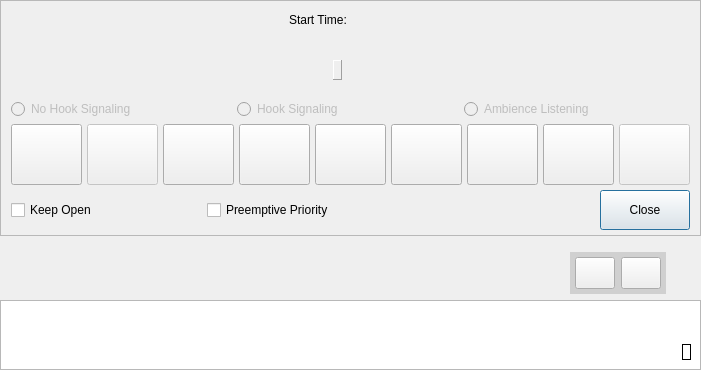
<?xml version="1.0" encoding="UTF-8"?>
<ui version="4.0">
 <class>CallWindow</class>
 <widget class="QDialog" name="CallWindow">
  <property name="geometry">
   <rect>
    <x>0</x>
    <y>0</y>
    <width>701</width>
    <height>341</height>
   </rect>
  </property>
  <property name="windowTitle">
   <string>Call</string>
  </property>
  <property name="windowIcon">
   <iconset resource="Resources.qrc">
    <normaloff>:/Images/images/icon_main.png</normaloff>:/Images/images/icon_main.png</iconset>
  </property>
  <property name="autoFillBackground">
   <bool>false</bool>
  </property>
  <layout class="QGridLayout" name="gridLayout" rowstretch="0,1,1,0">
   <property name="sizeConstraint">
    <enum>QLayout::SetMinimumSize</enum>
   </property>
   <property name="leftMargin">
    <number>0</number>
   </property>
   <property name="topMargin">
    <number>0</number>
   </property>
   <property name="rightMargin">
    <number>0</number>
   </property>
   <property name="bottomMargin">
    <number>0</number>
   </property>
   <item row="2" column="0" rowspan="2" colspan="2">
    <layout class="QVBoxLayout" name="videoVLayout" stretch="0">
     <item>
      <widget class="QGraphicsView" name="videoView">
       <property name="visible">
        <bool>false</bool>
       </property>
       <property name="verticalScrollBarPolicy">
        <enum>Qt::ScrollBarAlwaysOff</enum>
       </property>
       <property name="horizontalScrollBarPolicy">
        <enum>Qt::ScrollBarAlwaysOff</enum>
       </property>
       <property name="sizeAdjustPolicy">
        <enum>QAbstractScrollArea::AdjustToContents</enum>
       </property>
       <property name="backgroundBrush">
        <brush brushstyle="SolidPattern">
         <color alpha="255">
          <red>80</red>
          <green>80</green>
          <blue>80</blue>
         </color>
        </brush>
       </property>
       <property name="interactive">
        <bool>false</bool>
       </property>
      </widget>
     </item>
    </layout>
   </item>
   <item row="3" column="1">
    <layout class="QVBoxLayout" name="previewVLayout">
     <property name="leftMargin">
      <number>0</number>
     </property>
     <property name="rightMargin">
      <number>10</number>
     </property>
     <property name="bottomMargin">
      <number>10</number>
     </property>
     <item>
      <widget class="QLabel" name="previewLabel">
       <property name="visible">
        <bool>false</bool>
       </property>
       <property name="frameShape">
        <enum>QFrame::Box</enum>
       </property>
      </widget>
     </item>
    </layout>
   </item>
   <item row="0" column="0" colspan="2">
    <widget class="QFrame" name="callFrame">
     <property name="frameShape">
      <enum>QFrame::StyledPanel</enum>
     </property>
     <property name="frameShadow">
      <enum>QFrame::Raised</enum>
     </property>
     <layout class="QVBoxLayout" name="verticalLayout">
      <property name="spacing">
       <number>0</number>
      </property>
      <property name="leftMargin">
       <number>0</number>
      </property>
      <property name="topMargin">
       <number>0</number>
      </property>
      <property name="rightMargin">
       <number>0</number>
      </property>
      <property name="bottomMargin">
       <number>0</number>
      </property>
      <item>
       <widget class="QFrame" name="callDetailsFrame">
        <layout class="QVBoxLayout" name="callDetailsVLayout">
         <property name="spacing">
          <number>5</number>
         </property>
         <item>
          <layout class="QHBoxLayout" name="timeHLayout">
           <property name="spacing">
            <number>5</number>
           </property>
           <item>
            <spacer name="timeHSpacer1">
             <property name="orientation">
              <enum>Qt::Horizontal</enum>
             </property>
             <property name="sizeHint" stdset="0">
              <size>
               <width>40</width>
               <height>20</height>
              </size>
             </property>
            </spacer>
           </item>
           <item>
            <widget class="QLabel" name="startLabel">
             <property name="text">
              <string>Start Time:</string>
             </property>
            </widget>
           </item>
           <item>
            <widget class="QLabel" name="startTimeLabel">
             <property name="text">
              <string/>
             </property>
            </widget>
           </item>
           <item>
            <spacer name="timeHSpacer2">
             <property name="orientation">
              <enum>Qt::Horizontal</enum>
             </property>
             <property name="sizeType">
              <enum>QSizePolicy::Maximum</enum>
             </property>
             <property name="sizeHint" stdset="0">
              <size>
               <width>30</width>
               <height>20</height>
              </size>
             </property>
            </spacer>
           </item>
           <item>
            <widget class="QLabel" name="durationLabel">
             <property name="toolTip">
              <string>Duration</string>
             </property>
             <property name="pixmap">
              <pixmap resource="Resources.qrc">:/Images/images/icon_timer.png</pixmap>
             </property>
             <property name="scaledContents">
              <bool>true</bool>
             </property>
            </widget>
           </item>
           <item>
            <widget class="QLabel" name="timeDurationLabel">
             <property name="text">
              <string/>
             </property>
             <property name="alignment">
              <set>Qt::AlignCenter</set>
             </property>
            </widget>
           </item>
           <item>
            <spacer name="timeHSpacer3">
             <property name="orientation">
              <enum>Qt::Horizontal</enum>
             </property>
             <property name="sizeHint" stdset="0">
              <size>
               <width>40</width>
               <height>20</height>
              </size>
             </property>
            </spacer>
           </item>
          </layout>
         </item>
         <item>
          <layout class="QHBoxLayout" name="callDetailsHLayout">
           <item>
            <spacer name="callDetailsHSpacer1">
             <property name="orientation">
              <enum>Qt::Horizontal</enum>
             </property>
             <property name="sizeHint" stdset="0">
              <size>
               <width>40</width>
               <height>20</height>
              </size>
             </property>
            </spacer>
           </item>
           <item>
            <widget class="QLabel" name="callingPartyLabel">
             <property name="text">
              <string/>
             </property>
             <property name="alignment">
              <set>Qt::AlignCenter</set>
             </property>
            </widget>
           </item>
           <item>
            <spacer name="callDetailsHSpacer2">
             <property name="orientation">
              <enum>Qt::Horizontal</enum>
             </property>
             <property name="sizeType">
              <enum>QSizePolicy::Maximum</enum>
             </property>
             <property name="sizeHint" stdset="0">
              <size>
               <width>15</width>
               <height>20</height>
              </size>
             </property>
            </spacer>
           </item>
           <item>
            <widget class="QLabel" name="arrowLabel">
             <property name="maximumSize">
              <size>
               <width>100</width>
               <height>20</height>
              </size>
             </property>
             <property name="frameShape">
              <enum>QFrame::NoFrame</enum>
             </property>
             <property name="frameShadow">
              <enum>QFrame::Plain</enum>
             </property>
             <property name="text">
              <string/>
             </property>
             <property name="pixmap">
              <pixmap resource="Resources.qrc">:/Images/images/icon_arrow.png</pixmap>
             </property>
             <property name="scaledContents">
              <bool>true</bool>
             </property>
            </widget>
           </item>
           <item>
            <spacer name="callDetailsHSpacer3">
             <property name="orientation">
              <enum>Qt::Horizontal</enum>
             </property>
             <property name="sizeType">
              <enum>QSizePolicy::Maximum</enum>
             </property>
             <property name="sizeHint" stdset="0">
              <size>
               <width>15</width>
               <height>20</height>
              </size>
             </property>
            </spacer>
           </item>
           <item>
            <widget class="QLabel" name="calledIcon">
             <property name="maximumSize">
              <size>
               <width>25</width>
               <height>25</height>
              </size>
             </property>
             <property name="text">
              <string/>
             </property>
             <property name="pixmap">
              <pixmap resource="Resources.qrc">:/Images/images/icon_mobile.png</pixmap>
             </property>
             <property name="scaledContents">
              <bool>true</bool>
             </property>
            </widget>
           </item>
           <item>
            <widget class="QLabel" name="calledPartyLabel">
             <property name="text">
              <string/>
             </property>
             <property name="alignment">
              <set>Qt::AlignCenter</set>
             </property>
            </widget>
           </item>
           <item>
            <spacer name="callDetailsHSpacer4">
             <property name="orientation">
              <enum>Qt::Horizontal</enum>
             </property>
             <property name="sizeHint" stdset="0">
              <size>
               <width>40</width>
               <height>20</height>
              </size>
             </property>
            </spacer>
           </item>
          </layout>
         </item>
         <item>
          <layout class="QHBoxLayout" name="callHlayout">
           <item>
            <spacer name="callHSpacer1">
             <property name="orientation">
              <enum>Qt::Horizontal</enum>
             </property>
             <property name="sizeType">
              <enum>QSizePolicy::Expanding</enum>
             </property>
             <property name="sizeHint" stdset="0">
              <size>
               <width>40</width>
               <height>20</height>
              </size>
             </property>
            </spacer>
           </item>
           <item>
            <widget class="QLabel" name="txPartyIconLabel">
             <property name="maximumSize">
              <size>
               <width>25</width>
               <height>25</height>
              </size>
             </property>
             <property name="text">
              <string/>
             </property>
             <property name="pixmap">
              <pixmap resource="Resources.qrc">:/Images/images/icon_mobile.png</pixmap>
             </property>
             <property name="scaledContents">
              <bool>true</bool>
             </property>
            </widget>
           </item>
           <item>
            <widget class="QLabel" name="txPartyLabel">
             <property name="maximumSize">
              <size>
               <width>16777215</width>
               <height>25</height>
              </size>
             </property>
             <property name="frameShape">
              <enum>QFrame::Panel</enum>
             </property>
             <property name="frameShadow">
              <enum>QFrame::Raised</enum>
             </property>
             <property name="text">
              <string/>
             </property>
            </widget>
           </item>
           <item>
            <widget class="QFrame" name="statFrame">
             <property name="visible">
              <bool>false</bool>
             </property>
             <property name="leftMargin" stdset="0">
              <number>0</number>
             </property>
             <property name="topMargin" stdset="0">
              <number>0</number>
             </property>
             <property name="rightMargin" stdset="0">
              <number>0</number>
             </property>
             <property name="bottomMargin" stdset="0">
              <number>0</number>
             </property>
             <layout class="QHBoxLayout" name="statHLayout">
              <property name="spacing">
               <number>10</number>
              </property>
              <property name="leftMargin">
               <number>10</number>
              </property>
              <property name="topMargin">
               <number>0</number>
              </property>
              <property name="rightMargin">
               <number>0</number>
              </property>
              <property name="bottomMargin">
               <number>0</number>
              </property>
              <item>
               <widget class="QLabel" name="audStatLabel">
                <property name="text">
                 <string/>
                </property>
               </widget>
              </item>
              <item>
               <widget class="QLabel" name="vidStatLabel">
                <property name="text">
                 <string/>
                </property>
               </widget>
              </item>
             </layout>
            </widget>
           </item>
           <item>
            <spacer name="callHSpacer2">
             <property name="orientation">
              <enum>Qt::Horizontal</enum>
             </property>
             <property name="sizeType">
              <enum>QSizePolicy::Expanding</enum>
             </property>
             <property name="sizeHint" stdset="0">
              <size>
               <width>40</width>
               <height>20</height>
              </size>
             </property>
            </spacer>
           </item>
          </layout>
         </item>
        </layout>
       </widget>
      </item>
      <item>
       <layout class="QHBoxLayout" name="otherCallHLayout">
        <property name="sizeConstraint">
         <enum>QLayout::SetFixedSize</enum>
        </property>
        <property name="leftMargin">
         <number>10</number>
        </property>
        <property name="topMargin">
         <number>10</number>
        </property>
        <property name="rightMargin">
         <number>10</number>
        </property>
        <item>
         <widget class="QRadioButton" name="noHook">
          <property name="enabled">
           <bool>false</bool>
          </property>
          <property name="text">
           <string>No Hook Signaling</string>
          </property>
          <attribute name="buttonGroup">
           <string notr="true">categoryGroup</string>
          </attribute>
         </widget>
        </item>
        <item>
         <widget class="QRadioButton" name="hook">
          <property name="enabled">
           <bool>false</bool>
          </property>
          <property name="text">
           <string>Hook Signaling</string>
          </property>
          <attribute name="buttonGroup">
           <string notr="true">categoryGroup</string>
          </attribute>
         </widget>
        </item>
        <item>
         <widget class="QRadioButton" name="ambience">
          <property name="enabled">
           <bool>false</bool>
          </property>
          <property name="text">
           <string>Ambience Listening</string>
          </property>
          <attribute name="buttonGroup">
           <string notr="true">categoryGroup</string>
          </attribute>
         </widget>
        </item>
       </layout>
      </item>
      <item>
       <layout class="QHBoxLayout" name="buttonHLayout">
        <property name="spacing">
         <number>5</number>
        </property>
        <property name="leftMargin">
         <number>10</number>
        </property>
        <property name="topMargin">
         <number>5</number>
        </property>
        <property name="rightMargin">
         <number>10</number>
        </property>
        <item>
         <widget class="QToolButton" name="videoButton">
          <property name="enabled">
           <bool>true</bool>
          </property>
          <property name="sizePolicy">
           <sizepolicy hsizetype="Preferred" vsizetype="Fixed">
            <horstretch>0</horstretch>
            <verstretch>0</verstretch>
           </sizepolicy>
          </property>
          <property name="minimumSize">
           <size>
            <width>62</width>
            <height>61</height>
           </size>
          </property>
          <property name="visible">
           <bool>false</bool>
          </property>
          <property name="toolTip">
           <string>Video Call</string>
          </property>
          <property name="icon">
           <iconset resource="Resources.qrc">
            <normaloff>:/Images/images/icon_video.png</normaloff>:/Images/images/icon_video.png</iconset>
          </property>
          <property name="iconSize">
           <size>
            <width>55</width>
            <height>55</height>
           </size>
          </property>
         </widget>
        </item>
        <item>
         <widget class="QToolButton" name="listenButton">
          <property name="enabled">
           <bool>false</bool>
          </property>
          <property name="sizePolicy">
           <sizepolicy hsizetype="Preferred" vsizetype="Fixed">
            <horstretch>0</horstretch>
            <verstretch>0</verstretch>
           </sizepolicy>
          </property>
          <property name="minimumSize">
           <size>
            <width>62</width>
            <height>61</height>
           </size>
          </property>
          <property name="toolTip">
           <string>Listen</string>
          </property>
          <property name="icon">
           <iconset resource="Resources.qrc">
            <normaloff>:/Images/images/icon_listen.png</normaloff>:/Images/images/icon_listen.png</iconset>
          </property>
          <property name="iconSize">
           <size>
            <width>55</width>
            <height>55</height>
           </size>
          </property>
          <property name="autoRaise">
           <bool>false</bool>
          </property>
         </widget>
        </item>
        <item>
         <widget class="QToolButton" name="videoAiButton">
          <property name="enabled">
           <bool>true</bool>
          </property>
		  <property name="visible">
           <bool>false</bool>
          </property>
          <property name="sizePolicy">
           <sizepolicy hsizetype="Preferred" vsizetype="Fixed">
            <horstretch>0</horstretch>
            <verstretch>0</verstretch>
           </sizepolicy>
          </property>
          <property name="minimumSize">
           <size>
            <width>62</width>
            <height>61</height>
           </size>
          </property>
          <property name="text">
           <string/>
          </property>
          <property name="icon">
           <iconset>
            <normaloff>images/icon_video_ai.png</normaloff>images/icon_video_ai.png</iconset>
          </property>
          <property name="iconSize">
           <size>
            <width>55</width>
            <height>55</height>
           </size>
          </property>
         </widget>
        </item>
        <item>
         <widget class="QToolButton" name="callButton">
          <property name="enabled">
           <bool>true</bool>
          </property>
          <property name="sizePolicy">
           <sizepolicy hsizetype="Preferred" vsizetype="Fixed">
            <horstretch>0</horstretch>
            <verstretch>0</verstretch>
           </sizepolicy>
          </property>
          <property name="minimumSize">
           <size>
            <width>62</width>
            <height>61</height>
           </size>
          </property>
          <property name="toolTip">
           <string>Join</string>
          </property>
          <property name="icon">
           <iconset resource="Resources.qrc">
            <normaloff>:/Images/images/icon_joinCall.png</normaloff>:/Images/images/icon_joinCall.png</iconset>
          </property>
          <property name="iconSize">
           <size>
            <width>55</width>
            <height>55</height>
           </size>
          </property>
         </widget>
        </item>
        <item>
         <widget class="QToolButton" name="pttButton">
          <property name="enabled">
           <bool>true</bool>
          </property>
          <property name="sizePolicy">
           <sizepolicy hsizetype="Preferred" vsizetype="Fixed">
            <horstretch>0</horstretch>
            <verstretch>0</verstretch>
           </sizepolicy>
          </property>
          <property name="minimumSize">
           <size>
            <width>62</width>
            <height>61</height>
           </size>
          </property>
          <property name="toolTip">
           <string>PTT</string>
          </property>
          <property name="autoFillBackground">
           <bool>false</bool>
          </property>
          <property name="icon">
           <iconset resource="Resources.qrc">
            <normaloff>:/Images/images/icon_ptt.png</normaloff>:/Images/images/icon_ptt.png</iconset>
          </property>
          <property name="iconSize">
           <size>
            <width>55</width>
            <height>55</height>
           </size>
          </property>
          <property name="toolButtonStyle">
           <enum>Qt::ToolButtonIconOnly</enum>
          </property>
         </widget>
        </item>
        <item>
         <widget class="QPushButton" name="micButton">
          <property name="enabled">
           <bool>true</bool>
          </property>
          <property name="sizePolicy">
           <sizepolicy hsizetype="Preferred" vsizetype="Fixed">
            <horstretch>0</horstretch>
            <verstretch>0</verstretch>
           </sizepolicy>
          </property>
          <property name="minimumSize">
           <size>
            <width>62</width>
            <height>61</height>
           </size>
          </property>
          <property name="toolTip">
           <string>Talk/mute</string>
          </property>
          <property name="icon">
           <iconset resource="Resources.qrc">
            <normaloff>:/Images/images/icon_microphone_mute.png</normaloff>
            <normalon>:/Images/images/icon_microphone.png</normalon>:/Images/images/icon_microphone_mute.png</iconset>
          </property>
          <property name="iconSize">
           <size>
            <width>45</width>
            <height>45</height>
           </size>
          </property>
          <property name="checkable">
           <bool>true</bool>
          </property>
          <property name="autoDefault">
           <bool>false</bool>
          </property>
          <property name="flat">
           <bool>false</bool>
          </property>
         </widget>
        </item>
        <item>
         <widget class="QPushButton" name="speakerButton">
          <property name="sizePolicy">
           <sizepolicy hsizetype="Preferred" vsizetype="Fixed">
            <horstretch>0</horstretch>
            <verstretch>0</verstretch>
           </sizepolicy>
          </property>
          <property name="minimumSize">
           <size>
            <width>62</width>
            <height>61</height>
           </size>
          </property>
          <property name="toolTip">
           <string>Listen/silence</string>
          </property>
          <property name="icon">
           <iconset resource="Resources.qrc">
            <normaloff>:/Images/images/icon_speaker_mute.png</normaloff>
            <normalon>:/Images/images/icon_speaker.png</normalon>:/Images/images/icon_speaker_mute.png</iconset>
          </property>
          <property name="iconSize">
           <size>
            <width>45</width>
            <height>45</height>
           </size>
          </property>
          <property name="checkable">
           <bool>true</bool>
          </property>
          <property name="autoDefault">
           <bool>false</bool>
          </property>
         </widget>
        </item>
        <item>
         <widget class="QToolButton" name="speakerSingleButton">
          <property name="sizePolicy">
           <sizepolicy hsizetype="Preferred" vsizetype="Fixed">
            <horstretch>0</horstretch>
            <verstretch>0</verstretch>
           </sizepolicy>
          </property>
          <property name="minimumSize">
           <size>
            <width>62</width>
            <height>61</height>
           </size>
          </property>
          <property name="toolTip">
           <string>Listen to this call only</string>
          </property>
          <property name="icon">
           <iconset resource="Resources.qrc">
            <normaloff>:/Images/images/icon_speaker_single.png</normaloff>:/Images/images/icon_speaker_single.png</iconset>
          </property>
          <property name="iconSize">
           <size>
            <width>45</width>
            <height>45</height>
           </size>
          </property>
         </widget>
        </item>
        <item>
         <widget class="QToolButton" name="endButton">
          <property name="enabled">
           <bool>false</bool>
          </property>
          <property name="sizePolicy">
           <sizepolicy hsizetype="Preferred" vsizetype="Fixed">
            <horstretch>0</horstretch>
            <verstretch>0</verstretch>
           </sizepolicy>
          </property>
          <property name="minimumSize">
           <size>
            <width>62</width>
            <height>61</height>
           </size>
          </property>
          <property name="toolTip">
           <string>End Call</string>
          </property>
          <property name="icon">
           <iconset>
            <disabledon>:/Images/images/icon_endCall.png</disabledon>
            <activeon>:/Images/images/icon_endCall2.png</activeon>
           </iconset>
          </property>
          <property name="iconSize">
           <size>
            <width>55</width>
            <height>55</height>
           </size>
          </property>
         </widget>
        </item>
       </layout>
      </item>
      <item>
       <layout class="QHBoxLayout" name="closeHLayout">
        <property name="spacing">
         <number>0</number>
        </property>
        <property name="leftMargin">
         <number>10</number>
        </property>
        <property name="topMargin">
         <number>5</number>
        </property>
        <property name="rightMargin">
         <number>10</number>
        </property>
        <property name="bottomMargin">
         <number>5</number>
        </property>
        <item>
         <widget class="QCheckBox" name="keepOpenCheck">
          <property name="sizePolicy">
           <sizepolicy hsizetype="Expanding" vsizetype="Fixed">
            <horstretch>0</horstretch>
            <verstretch>0</verstretch>
           </sizepolicy>
          </property>
          <property name="text">
           <string>Keep Open</string>
          </property>
          <property name="checkable">
           <bool>true</bool>
          </property>
         </widget>
        </item>
        <item>
         <widget class="QCheckBox" name="preemptiveCheck">
          <property name="sizePolicy">
           <sizepolicy hsizetype="Expanding" vsizetype="Fixed">
            <horstretch>0</horstretch>
            <verstretch>0</verstretch>
           </sizepolicy>
          </property>
          <property name="text">
           <string>Preemptive Priority</string>
          </property>
          <property name="checkable">
           <bool>true</bool>
          </property>
         </widget>
        </item>
        <item>
         <spacer name="closeHSpacer">
          <property name="orientation">
           <enum>Qt::Horizontal</enum>
          </property>
          <property name="sizeHint" stdset="0">
           <size>
            <width>40</width>
            <height>0</height>
           </size>
          </property>
         </spacer>
        </item>
        <item>
         <widget class="QPushButton" name="closeButton">
          <property name="sizePolicy">
           <sizepolicy hsizetype="Preferred" vsizetype="Fixed">
            <horstretch>0</horstretch>
            <verstretch>0</verstretch>
           </sizepolicy>
          </property>
          <property name="minimumSize">
           <size>
            <width>90</width>
            <height>40</height>
           </size>
          </property>
          <property name="text">
           <string>Close</string>
          </property>
         </widget>
        </item>
       </layout>
      </item>
     </layout>
    </widget>
   </item>
   <item row="1" column="0">
    <layout class="QGridLayout" name="videoButtonGLayout">
     <property name="sizeConstraint">
      <enum>QLayout::SetMinimumSize</enum>
     </property>
     <property name="leftMargin">
      <number>0</number>
     </property>
     <property name="topMargin">
      <number>10</number>
     </property>
     <property name="rightMargin">
      <number>10</number>
     </property>
     <property name="bottomMargin">
      <number>0</number>
     </property>
     <property name="spacing">
      <number>0</number>
     </property>
     <item row="0" column="0">
      <spacer name="videoHSpacer1">
       <property name="orientation">
        <enum>Qt::Horizontal</enum>
       </property>
       <property name="sizeHint" stdset="0">
        <size>
         <width>0</width>
         <height>0</height>
        </size>
       </property>
      </spacer>
     </item>
     <item row="0" column="1">
      <widget class="QFrame" name="videoButtonFrame">
       <property name="visible">
        <bool>false</bool>
       </property>
       <property name="styleSheet">
        <string notr="true">QFrame { padding: 5px; background: rgba(80, 80, 80, 50) }</string>
       </property>
       <property name="frameShape">
        <enum>QFrame::NoFrame</enum>
       </property>
       <property name="frameShadow">
        <enum>QFrame::Plain</enum>
       </property>
       <layout class="QHBoxLayout" name="videoButtonHLayout">
        <property name="leftMargin">
         <number>0</number>
        </property>
        <property name="topMargin">
         <number>0</number>
        </property>
        <property name="rightMargin">
         <number>0</number>
        </property>
        <property name="bottomMargin">
         <number>0</number>
        </property>
        <item>
         <widget class="QToolButton" name="hidePreviewButton">
          <property name="enabled">
           <bool>true</bool>
          </property>
          <property name="sizePolicy">
           <sizepolicy hsizetype="Preferred" vsizetype="Fixed">
            <horstretch>0</horstretch>
            <verstretch>0</verstretch>
           </sizepolicy>
          </property>
          <property name="minimumSize">
           <size>
            <width>32</width>
            <height>32</height>
           </size>
          </property>
          <property name="toolTip">
           <string>Hide preview</string>
          </property>
          <property name="icon">
           <iconset resource="Resources.qrc">
            <normaloff>:/Images/images/icon_preview_hide.png</normaloff>
            <normalon>:/Images/images/icon_preview.png</normalon>:/Images/images/icon_preview_hide.png</iconset>
          </property>
          <property name="iconSize">
           <size>
            <width>32</width>
            <height>32</height>
           </size>
          </property>
          <property name="checkable">
           <bool>true</bool>
          </property>
         </widget>
        </item>
        <item>
         <widget class="QToolButton" name="fullscreenButton">
          <property name="enabled">
           <bool>true</bool>
          </property>
          <property name="sizePolicy">
           <sizepolicy hsizetype="Preferred" vsizetype="Fixed">
            <horstretch>0</horstretch>
            <verstretch>0</verstretch>
           </sizepolicy>
          </property>
          <property name="minimumSize">
           <size>
            <width>32</width>
            <height>32</height>
           </size>
          </property>
          <property name="toolTip">
           <string>Full screen</string>
          </property>
          <property name="icon">
           <iconset resource="Resources.qrc">
            <normaloff>:/Images/images/icon_fullscreen.png</normaloff>
            <normalon>:/Images/images/icon_fullscreen_exit.png</normalon>:/Images/images/icon_fullscreen.png</iconset>
          </property>
          <property name="iconSize">
           <size>
            <width>32</width>
            <height>32</height>
           </size>
          </property>
          <property name="checkable">
           <bool>true</bool>
          </property>
         </widget>
        </item>
       </layout>
      </widget>
     </item>
     <item row="1" column="1">
      <spacer name="videoVSpacer1">
       <property name="orientation">
        <enum>Qt::Vertical</enum>
       </property>
       <property name="sizeHint" stdset="0">
        <size>
         <width>0</width>
         <height>0</height>
        </size>
       </property>
      </spacer>
     </item>
    </layout>
   </item>
  </layout>
 </widget>
 <resources>
  <include location="Resources.qrc"/>
 </resources>
 <connections/>
 <buttongroups>
  <buttongroup name="categoryGroup"/>
 </buttongroups>
</ui>
